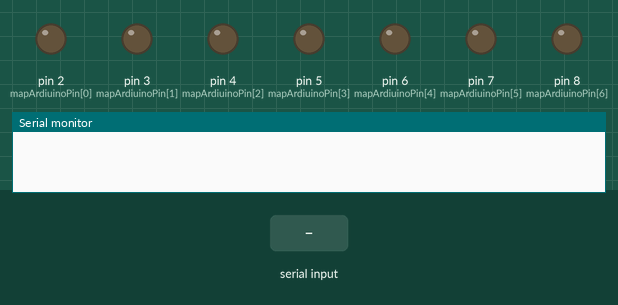
A sketch run on a simulated Arduino Uno, built with avr-gcc and run on an emulated ATmega328P. Parts: output pins drawn as LEDs (lit = HIGH), the last lines printed to the serial monitor. Inputs (shaded band) come from the test bench.

Above: at 1.2 s.
1.3 s: "90,45\n" received over Serial
At 2.3 s:
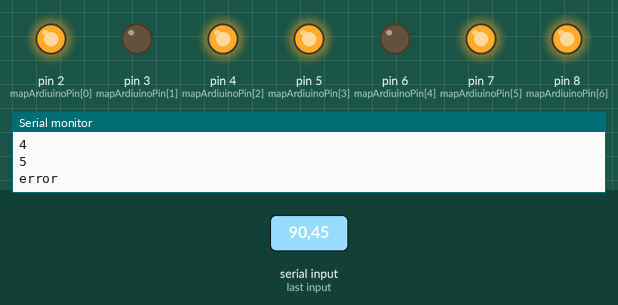
2.8 s: "30,150\n" received over Serial
At 3.4 s:
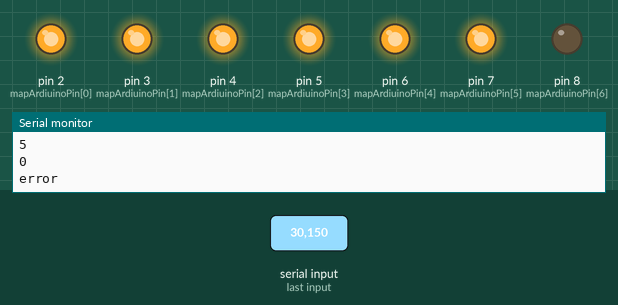
4.3 s: "200\n" received over Serial
5.8 s: "5\n" received over Serial
At 6.9 s:
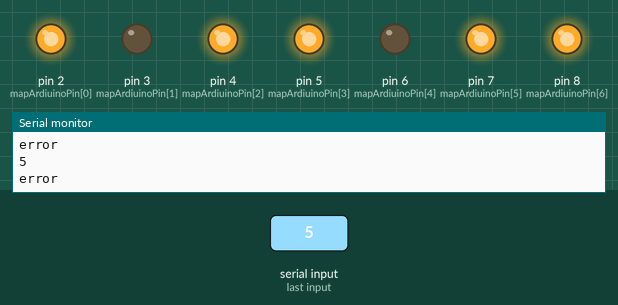
7.3 s: "90\n" received over Serial
At 8.1 s:
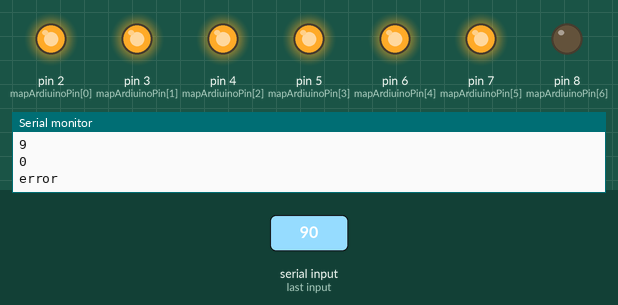
Timing chart, 0 to 9.8 s (numbered marks = the images above; inputs shaded):
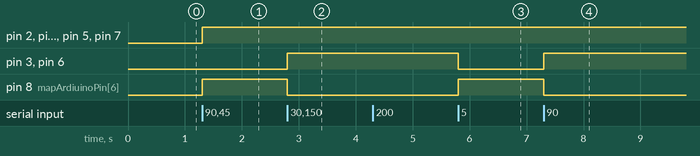

The sketch:

seven_segmented.ino
```cpp
byte digits[10][7] = {
  { 1, 1, 1, 1, 1, 1, 0 }, // = 0
  { 0, 1, 1, 0, 0, 0, 0 }, // = 1
  { 1, 1, 0, 1, 1, 0, 1 }, // = 2
  { 1, 1, 1, 1, 0, 0, 1 }, // = 3
  { 0, 1, 1, 0, 0, 1, 1 }, // = 4
  { 1, 0, 1, 1, 0, 1, 1 }, // = 5
  { 1, 0, 1, 1, 1, 1, 1 }, // = 6
  { 1, 1, 1, 0, 0, 0, 0 }, // = 7
  { 1, 1, 1, 1, 1, 1, 1 }, // = 8
  { 1, 1, 1, 0, 0, 1, 1 } // = 9
};

byte mapArdiuinoPin[] = {2, 3, 4, 5, 6, 7, 8};

void setup() {
  Serial.begin(115200);
  for (byte i = 0; i < 7; i++) {
    pinMode(mapArdiuinoPin[i], OUTPUT);
  }
}

void loop() {
  if (Serial.available() > 0) {
    char getDigit = Serial.read();
    if (getDigit >= 48 && getDigit <= 57) {
      Serial.println(getDigit);
      displayDigit(getDigit);
    } else {
      Serial.println("error");
    }
  }
}

void displayDigit(char displayDigit){
  int displayIndex = (int)displayDigit - 48;
  for(int i=0; i<7 ; i++){
    bool onePinState = digits[displayIndex][i];
    byte pinNum = mapArdiuinoPin[i];
    digitalWrite(pinNum, onePinState);
  }
}
```

Measured:
- after the input at 1.3 s, pin 2 (mapArdiuinoPin[0]), pin 4 (mapArdiuinoPin[2]), pin 5 (mapArdiuinoPin[3]), pin 7 (mapArdiuinoPin[5]), pin 8 (mapArdiuinoPin[6]): LOW → HIGH at once
- after the input at 2.8 s, pin 3 (mapArdiuinoPin[1]), pin 6 (mapArdiuinoPin[4]): LOW → HIGH at once; pin 8 (mapArdiuinoPin[6]): HIGH → LOW at once
- after the input at 5.8 s, pin 3 (mapArdiuinoPin[1]), pin 6 (mapArdiuinoPin[4]): HIGH → LOW at once; pin 8 (mapArdiuinoPin[6]): LOW → HIGH at once
- after the input at 7.3 s, pin 3 (mapArdiuinoPin[1]), pin 6 (mapArdiuinoPin[4]): LOW → HIGH at once; pin 8 (mapArdiuinoPin[6]): HIGH → LOW at once
